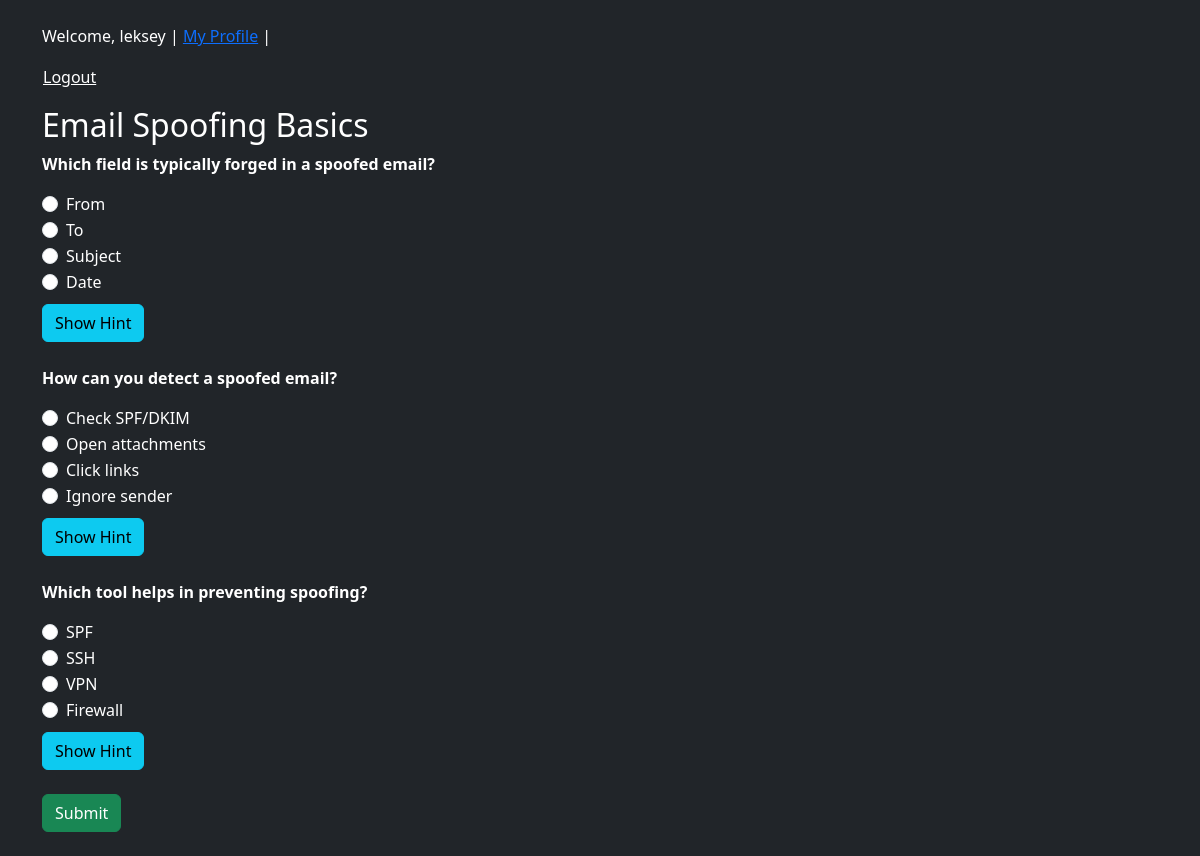
Screenshot of /challenge/2/ (signed in) with the database file from the repository.
### core/models.py (models this page shows, shortened)
class Challenge(models.Model):
    CHALLENGE_TYPES = [('PHIS', 'Phishing'), ('PRET', 'Pretexting'), ('BAIT', 'Baiting'), ('TAIL', 'Tailgating')]
    DIFFICULTY = [('E', 'Easy'), ('M', 'Medium'), ('H', 'Hard')]
    challenge_id = models.CharField(max_length=20, unique=True)
    name = models.CharField(max_length=200)
    type = models.CharField(max_length=4, choices=CHALLENGE_TYPES)
    difficulty = models.CharField(max_length=1, choices=DIFFICULTY)

class Question(models.Model):
    challenge = models.ForeignKey(Challenge, on_delete=models.CASCADE, related_name="questions")
    text = models.TextField()
    choices = models.TextField(help_text="Each option on a new line.")
    correct_answer = models.TextField()

### core/views.py (the view, shortened to what this page needs)
# urls.py: path('challenge/<int:pk>/', views.challenge_view, name='challenge'),
@login_required
def challenge_view(request, pk):
    conn = sqlite3.connect(DB)
    cursor = conn.cursor()
    cursor.execute("SELECT id, name FROM core_challenge WHERE id = ?", (pk,))
    challenge = cursor.fetchone()
    cursor.execute("SELECT id, text, choices, correct_answer FROM core_question WHERE challenge_id = ?", (pk,))
    questions = cursor.fetchall()
    if request.method == 'GET':
        request.session['start_time'] = datetime.now().timestamp()
        return render(request, 'core/challenge.html', {'challenge': challenge, 'questions': questions})

### templates/core/challenge.html (shortened to what this page needs)
{% extends "base.html" %}
{% block content %}
<h2>{{ challenge.1 }}</h2>
<form method="post">{% csrf_token %}
{% for qid, text, choices, correct in questions %}
<div class="mb-4">
  <p><strong>{{ text }}</strong></p>
  {% for option in choices.splitlines %}
    <div class="form-check">
      <input class="form-check-input" type="radio" name="q{{ qid }}" value="{{ option }}" id="q{{ qid }}_{{ forloop.counter }}">
      <label class="form-check-label" for="q{{ qid }}_{{ forloop.counter }}">{{ option }}</label>
    </div>
  {% endfor %}
  <button type="button" class="btn btn-info mt-2" onclick="useHint({{ qid }})">Show Hint</button>
</div>
{% endfor %}
<button type="submit" class="btn btn-success">Submit</button>
</form>
{% endblock %}

### templates/base.html (shortened to what this page needs)
<!DOCTYPE html>
<html lang="en">
<head>
    <link rel="stylesheet" href="https://cdn.jsdelivr.net/npm/bootstrap@5.3.3/dist/css/bootstrap.min.css">
</head>
<body class="bg-dark text-white">
    <div class="container py-4">
        {% if user.is_authenticated %}
<p>
    Welcome, {{ user.username }} |
    <a href="{% url 'profile' %}">My Profile</a> |
    <form method="post" action="{% url 'logout' %}" style="display:inline;">
        <button type="submit" class="btn btn-link p-0 m-0 align-baseline text-white">Logout</button>
    </form>
</p>
{% else %}
<p><a href="{% url 'login' %}">Login</a> | <a href="{% url 'register' %}">Register</a></p>
{% endif %}
        {% block content %}{% endblock %}
    </div>
</body>
</html>

### rows the page displays
Challenge: name "Email Spoofing Basics"
Question: text "Which field is typically forged in a spoofed email?", splitlines "From" "To" "Subject" "Date"
Question: text "How can you detect a spoofed email?", splitlines "Check SPF/DKIM" "Open attachments" "Click links" "Ignore sender"
Question: text "Which tool helps in preventing spoofing?", splitlines "SPF" "SSH" "VPN" "Firewall"

### other values shown
{{ user.username }} "leksey"
